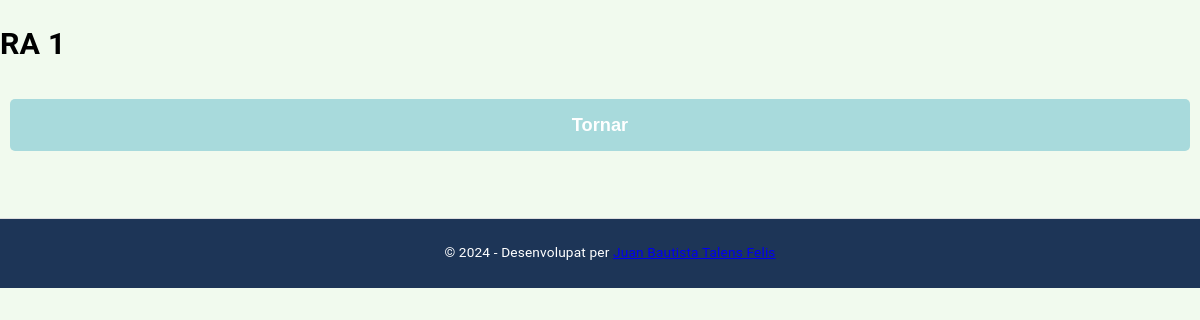
The app's page /ra/1, older data.
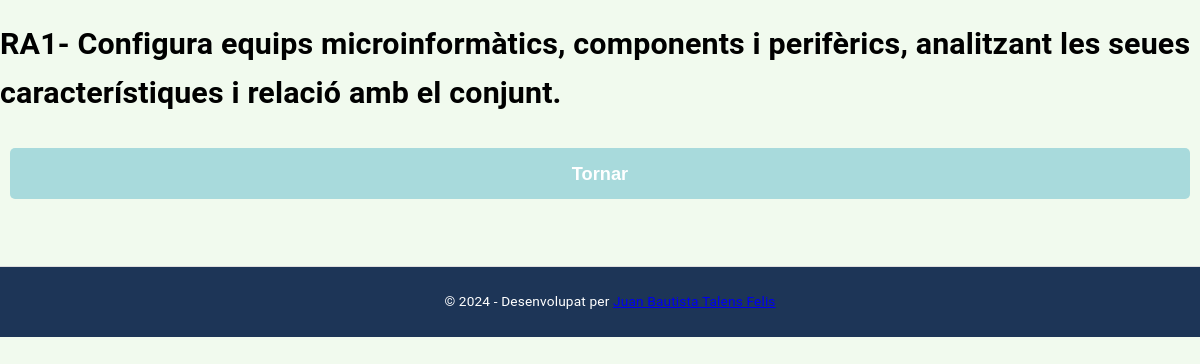
The same page, newer data.
### tables this page shows
CREATE TABLE RA (
    id_ra INTEGER PRIMARY KEY AUTOINCREMENT,
    nom VARCHAR(255) NOT NULL,
    ponderacio REAL NOT NULL,
    id_modul INTEGER,
    FOREIGN KEY (id_modul) REFERENCES Modul(id_modul)
);

### app.py (the view)
@app.route('/ra/<int:id_ra>')
def veure_ra(id_ra):
    try:
        ra = db_query("SELECT * FROM RA WHERE id_ra = ?", (id_ra,), fetchone=True)
        if ra is None:
            abort(404, description=f"RA amb id {id_ra} no trobat.")
        detalls = db_query("""
            SELECT
                Criteri.id_criteri AS id_criteri,
                Evidencia.id AS id_evidencia,
                Alumne.nia AS nia,
                Criteri.descripcio AS criteri_descripcio,
                Evidencia.descripcio AS evidencia_descripcio,
                Alumne.nom AS alumne_nom,
                Alumne.cognoms AS alumne_cognoms,
                Criteri_Alumne_Evidencia.valor AS valor
            FROM
                Criteri_Alumne_Evidencia
            JOIN Criteri ON Criteri_Alumne_Evidencia.id_criteri = Criteri.id_criteri
            JOIN Evidencia ON Criteri_Alumne_Evidencia.id_evidencia = Evidencia.id
            JOIN Alumne ON Criteri_Alumne_Evidencia.nia = Alumne.nia
            WHERE
                Criteri.id_ra = ?
        """, (id_ra,), fetchall=True)
        return render_template('detalls_ra.html', ra=ra, detalls=detalls)
    except sqlite3.Error as e:
        print("Error carregant els detalls:", e)
        abort(500, description=f"Error: {e}")

### app.py (called while the page is built)
def db_query(query, params=(), fetchone=False, fetchall=False, commit=False):
    try:
        with sqlite3.connect(DB_PATH) as conn:
            conn.row_factory = sqlite3.Row
            cursor = conn.cursor()
            cursor.execute(query, params)
            if commit:
                conn.commit()
            if fetchone:
                return cursor.fetchone()
            if fetchall:
                return cursor.fetchall()
    except sqlite3.Error as e:
        print(f"Error amb la base de dades: {e}")
        return None

@app.after_request
def add_header(response):
    response.headers['Cache-Control'] = 'no-store, no-cache, must-revalidate, max-age=0'
    response.headers['Pragma'] = 'no-cache'
    return response

### templates/detalls_ra.html (shortened to what this page needs)
<!DOCTYPE html>
<html lang="ca">
<head>
    <link rel="stylesheet" href="/static/style.css">
</head>
<body>
    <h1>{{ ra[1] }}</h1>
    <button class="back-button" onclick="window.history.back()">Tornar</button>
    <div class="table-wrapper">
    </div>
</body>
<footer>
    <p>&copy; 2024 - Desenvolupat per <a href="https://juatafe.github.io" target="_blank">Juan Bautista Talens Felis</a></p>
</footer>
</html>

Row changes from the older to the newer data that the page shows:
changed RA: nom "RA 1" → "RA1- Configura equips microinformàtics, components i perifèrics, analitzant les seues característiques i relació amb el conjunt."
